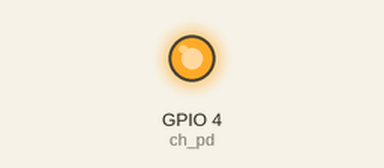
The sketch below on a simulated ESP8266 (NodeMCU). On the bench: output pins drawn as LEDs (lit = HIGH). The modem accepts every AT command (registered, SIM ready, sends succeed) and sends nothing else; not simulated (calls return 0 or success): wifi_credentials.h; what the sketch prints to the serial monitor is not drawn. At 8.2 s the program restarts the board; the recording ends there.

Above: at 0.1 s.
Timing chart, 0 to 8.2 s (numbered marks = the images above):
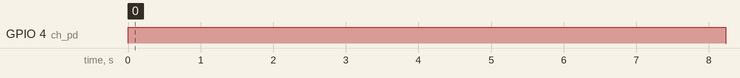

The sketch:

Twilio.ino
```cpp
//#include "ESP8266orig.h"
#include "ESP8266.h"
#include "wifi_credentials.h"

#define SSID        WIFI_SSID
#define PASSWORD    WIFI_PASSWORD

#define HOST_NAME   "api.thingspeak.com"
//#define HOST_NAME   "ACf695d769bad89b3bc0d66071ddc1b188:e3f0f41b42cd095660f37158669cd54b@api.twilio.com"
#define HOST_PORT    80

#include <SoftwareSerial.h>
SoftwareSerial EspSerial(10,11); // RX, TX

ESP8266 wifi(EspSerial);

int ch_pd = 4;

void setup(void)
{
    pinMode(ch_pd,OUTPUT);

    Serial.begin(9600);
    Serial.print("setup begin\r\n");

    WifiPowerUp();

    delay(10);
    EspSerial.begin(9600);
    delay(10);

    Serial.print("FW Version:");
    Serial.println(wifi.getVersion().c_str());

    if (wifi.setOprToStationSoftAP()) {
        Serial.print("to station + softap ok\r\n");
    } else {
        Serial.print("to station + softap err\r\n");
    }

    if (wifi.joinAP(SSID, PASSWORD)) {
        Serial.print("Join AP success\r\n");

        Serial.print("IP:");
        Serial.println( wifi.getLocalIP().c_str());
    } else {
        Serial.print("Join AP failure\r\n");
    }

    if (wifi.disableMUX()) {
        Serial.print("single ok\r\n");
    } else {
        Serial.print("single err\r\n");
    }

    Serial.print("setup end\r\n");
}

void WifiPowerUp() {
  Serial.println("** Power Up Wifi **");
  digitalWrite(ch_pd,HIGH);
}

void WifiPowerDown() {
  Serial.println("-- Power Down Wifi --");
  digitalWrite(ch_pd,LOW);
}

void loop(void)
{
    uint8_t buffer[1024] = {0};

    if (wifi.createTCP(HOST_NAME, HOST_PORT)) {
        Serial.print("create tcp ok\r\n");
    } else {
        Serial.print("create tcp err\r\n");
    }


    //char *hello = "GET / HTTP/1.1\r\nHost: www.google.com\r\nConnection: close\r\n\r\n";
    //char *hello = "GET / HTTP/1.0\r\n\r\n";
    char *hello = "GET /apps/thinghttp/send_request?api_key=YNUF28WWU6S33RZH&number=5126570021&message=hello_world_from_arduino_nano HTTP/1.0\r\n\r\n";
    //char *hello = "POST /2010-04-01/Accounts/ACf695d769bad89b3bc0d66071ddc1b188/Messages.json\r\nTo=5126570021\r\nFrom=+15126237477\r\nBody=this is a test HTTP/1.0\r\n\r\n";
    wifi.send((const uint8_t*)hello, strlen(hello));

    //delay(5000);

    String data = wifi.recvString(5000);
    if (data.length() > 0) {
        Serial.print("Received:[");
        Serial.println(data);
    }

    /*

    uint32_t len = wifi.recv(buffer, sizeof(buffer), 10000);
    if (len > 0) {
        Serial.print("Received:[");
        for(uint32_t i = 0; i < len; i++) {
            Serial.print((char)buffer[i]);
        }
        Serial.print("]\r\n");
    }


    if (wifi.releaseTCP()) {
        Serial.print("release tcp ok\r\n");
    } else {
        Serial.print("release tcp err\r\n");
    }
     */

    WifiPowerDown();
    while(1);

}
```

Measured:
- by itself, GPIO 4 (ch_pd): HIGH → LOW at 8.2 s
